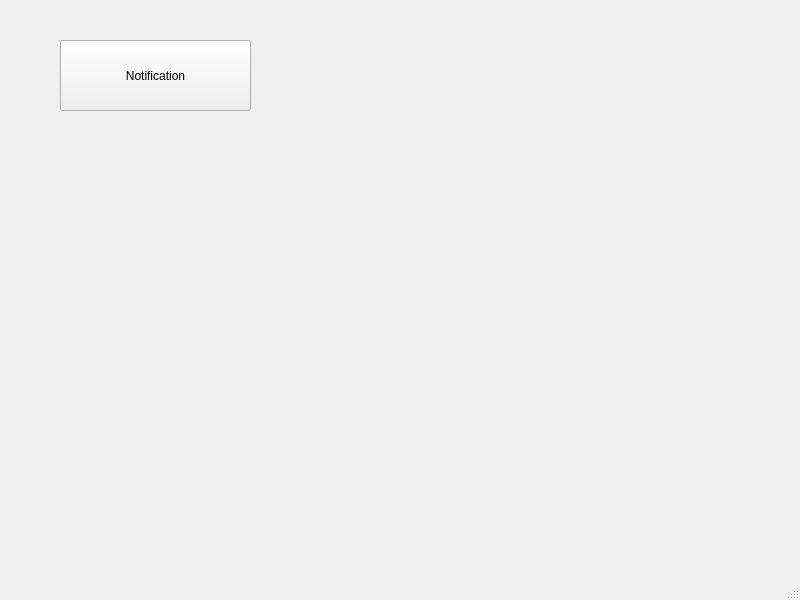
<?xml version="1.0" encoding="UTF-8"?>
<ui version="4.0">
 <class>MainWindow</class>
 <widget class="QMainWindow" name="MainWindow">
  <property name="geometry">
   <rect>
    <x>0</x>
    <y>0</y>
    <width>800</width>
    <height>600</height>
   </rect>
  </property>
  <property name="windowTitle">
   <string>MainWindow</string>
  </property>
  <widget class="QWidget" name="centralwidget">
   <widget class="QPushButton" name="pushButton">
    <property name="geometry">
     <rect>
      <x>60</x>
      <y>40</y>
      <width>191</width>
      <height>71</height>
     </rect>
    </property>
    <property name="text">
     <string>Notification</string>
    </property>
   </widget>
  </widget>
  <widget class="QMenuBar" name="menubar">
   <property name="geometry">
    <rect>
     <x>0</x>
     <y>0</y>
     <width>800</width>
     <height>22</height>
    </rect>
   </property>
  </widget>
  <widget class="QStatusBar" name="statusbar"/>
 </widget>
 <resources/>
 <connections/>
</ui>
